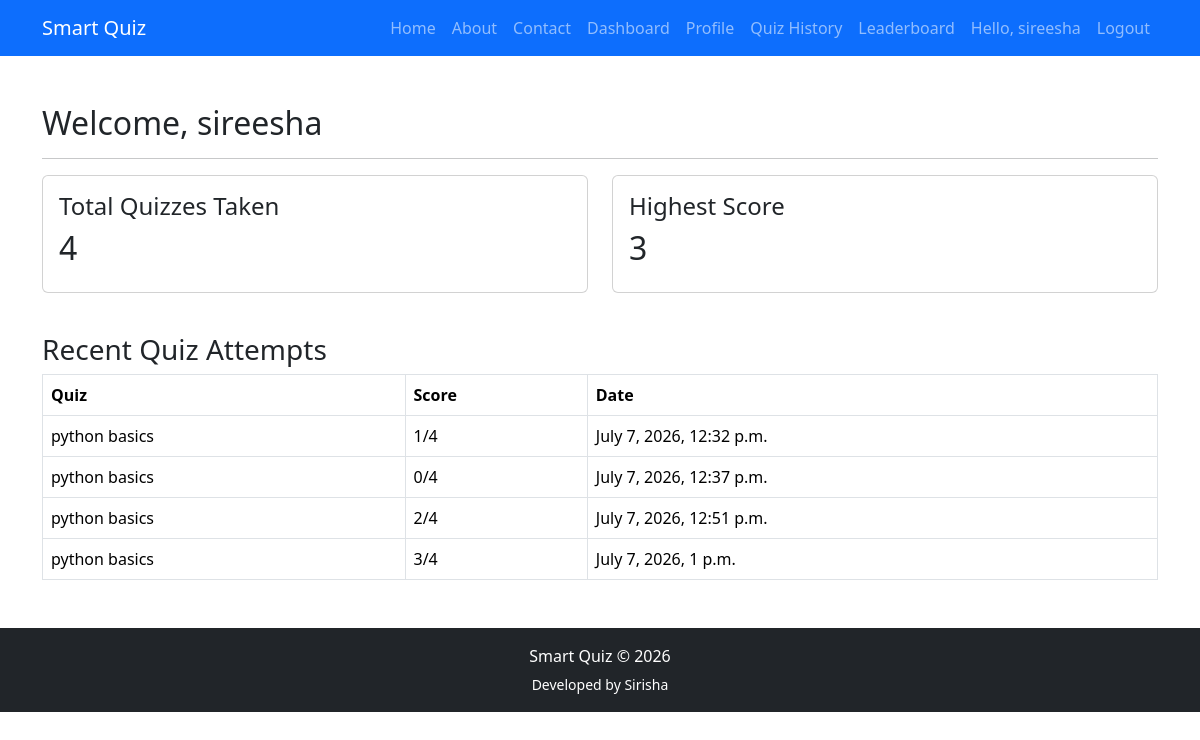
The page /accounts/dashboard/ (signed in) on the database its author committed.
### results/models.py (models this page shows, shortened)
class Result(models.Model):
    user = models.ForeignKey(User, on_delete=models.CASCADE)
    quiz = models.ForeignKey(Quiz, on_delete=models.CASCADE)
    score = models.IntegerField()
    total_questions = models.IntegerField()
    created_at = models.DateTimeField(auto_now_add=True)

### quiz/models.py (models this page shows, shortened)
class Quiz(models.Model):
    category = models.ForeignKey(
        Category,
        on_delete=models.CASCADE
    )
    title = models.CharField(max_length=200)
    description = models.TextField()
    total_marks = models.IntegerField(default=0)
    created_at = models.DateTimeField(auto_now_add=True)
    DIFFICULTY_CHOICES = [
        ("Easy", "Easy"),
        ("Medium", "Medium"),
        ("Hard", "Hard"),
    ]
    difficulty = models.CharField(
        max_length=10,
        choices=DIFFICULTY_CHOICES,
        default="Easy"
    )

### accounts/views.py (the view)
# urls.py: path("dashboard/",views.dashboard, name="dashboard"),
@login_required
def dashboard(request):
    results = Result.objects.filter(user=request.user)
    total_quizzes = results.count()
    highest_score = 0
    for result in results:
        if result.score > highest_score:
            highest_score = result.score
    return render(request, "accounts/dashboard.html", {
        "results":results,
        "total_quizzes":total_quizzes,
        "highest_score":highest_score,
    })

### templates/accounts/dashboard.html
{% extends 'base.html' %}
{% block content %}
<h2>Welcome, {{ request.user.username }}</h2>
<hr>
<div class="row">
    <div class="col-md-6">
        <div class="card mb-3">
            <div class="card-body">
                <h4>Total Quizzes Taken</h4>
                <h2>{{ total_quizzes }}</h2>
            </div>
        </div>
    </div>
    <div class="col-md-6">
        <div class="card mb-3">
            <div class="card-body">
                <h4>Highest Score</h4>
                <h2>{{ highest_score }}</h2>
            </div>
        </div>
    </div>
</div>
<h3 class="mt-4">Recent Quiz Attempts</h3>
<table class="table table-bordered">
    <thead>
        <tr>
            <th>Quiz</th>
            <th>Score</th>
            <th>Date</th>
        </tr>
    </thead>
    <tbody>
    {% for result in results %}
        <tr>
            <td>{{ result.quiz.title }}</td>
            <td>{{ result.score }}/{{ result.total_questions }}</td>
            <td>{{ result.created_at }}</td>
        </tr>
    {% empty %}
        <tr>
            <td colspan="3">No quiz attempts yet.</td>
        </tr>
    {% endfor %}
    </tbody>
</table>
{% endblock %}

### templates/base.html (shortened to what this page needs)
<!DOCTYPE html>
<html lang="en">
<head>
    <link href="https://cdn.jsdelivr.net/npm/bootstrap@5.3.7/dist/css/bootstrap.min.css" rel="stylesheet">
</head>
<body>
    <nav class="navbar navbar-expand-lg navbar-dark bg-primary">
        <div class="container">
            <a class="navbar-brand" href="/">Smart Quiz</a>
            <div class="collapse navbar-collapse" id="navbarNav">
                <ul class="navbar-nav ms-auto">
                    <li class="nav-item">
                        <a class="nav-link" href="/">Home</a>
                    </li>
                    <li class="nav-item">
    <a class="nav-link" href="{% url 'about' %}">
        About
    </a>
</li>
<li class="nav-item">
    <a class="nav-link" href="{% url 'contact' %}">
        Contact
    </a>
</li>
                    {% if user.is_authenticated %}
        <li class="nav-item">
            <a class="nav-link" href="{% url 'dashboard' %}">
                Dashboard
            </a>
        </li>
        <li class="nav-item">
            <a class="nav-link" href="{% url 'profile' %}">
                Profile
            </a>
        </li>
        <li class="nav-item">
            <a class="nav-link" href="{% url 'quiz_history' %}">
                Quiz History
           </a>
        </li>
        <li class="nav-item">
            <a class="nav-link" href="{% url 'leaderboard' %}">
                Leaderboard
            </a>
        </li>
        <li class="nav-item">
            <span class="nav-link">
                Hello, {{ user.username }}
            </span>
        </li>
        <li class="nav-item">
            <a class="nav-link" href="{% url 'logout' %}">
                Logout
            </a>
        </li>
                    {% endif %}
                </ul>
            </div>
        </div>
    </nav>
    <div class="container mt-5">
        {% block content %}
        {% endblock %}
    </div>
<footer class="bg-dark text-white text-center py-3 mt-5">
    <div class="container">
        <p class="mb-1">
            Smart Quiz © 2026
        </p>
        <small>
            Developed by Sirisha
        </small>
    </div>
</footer>
</body>
</html>

### rows shown on the page
Result: quiz "python basics", score "1", total_questions "4", created_at "July 7, 2026, 12:32 p.m."
Result: quiz "python basics", score "0", total_questions "4", created_at "July 7, 2026, 12:37 p.m."
Result: quiz "python basics", score "2", total_questions "4", created_at "July 7, 2026, 12:51 p.m."
Result: quiz "python basics", score "3", total_questions "4", created_at "July 7, 2026, 1 p.m."

### other values the page prints
{{ user.username }} "sireesha"
{{ request.user.username }} "sireesha"
{{ total_quizzes }} "4"
{{ highest_score }} "3"
